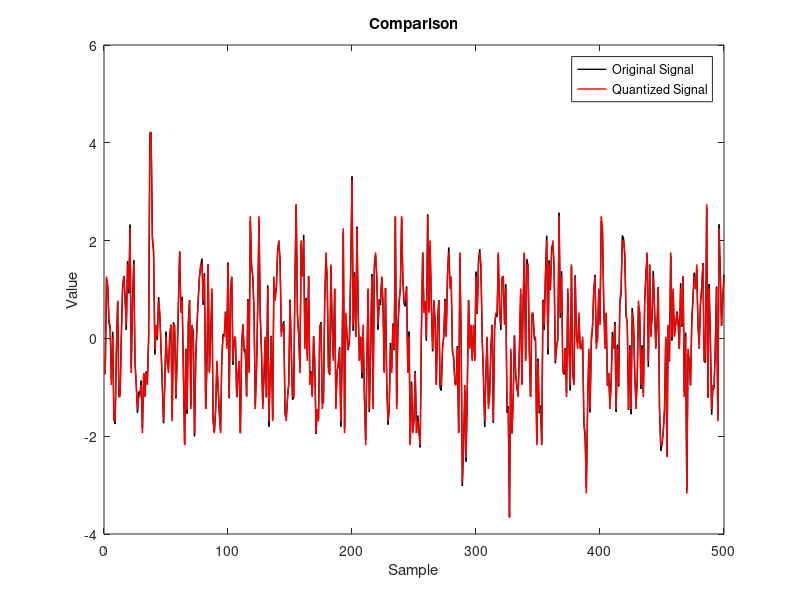

Here is the MATLAB script that generated this plot: (Note: this script raises an error after producing the figure.)
% Load the data
load hw1.mat;

% Determine the max and min values of the signal vector
max_signal = max(my_signal);
min_signal = min(my_signal);

% Calculate the uniform quantization step
delta = (max_signal - min_signal) / 32;

% Signal quantization
quantized_signal = min_signal + round((my_signal - min_signal) / delta) * delta;

% SQNR calculation
quantized_error = my_signal - quantized_signal;

% Since we are dealing with discrete signals, unlike the integration process in the
% definition of SQNR, a summation method will take the place of continuous
% integration
signal_p = mean(my_signal.^2);
noise_p = mean(quantized_error.^2);
sqnr = 10 * log10(signal_p / noise_p);

% Plot the original and quantized signal
figure(1);
plot(my_signal, 'k', 'LineWidth', 1);
hold on;
plot(quantized_signal, 'r', 'LineWidth', 1);
hold off;

% legend, label and title
legend('Original Signal', 'Quantized Signal');
xlabel('Sample');
ylabel('Value');
title('Comparison');

% Plot the PDF of quantization error
figure(2);
histogram(quantized_error, 'Normalization', 'pdf');
xlabel('Quantization Error');
ylabel('Probability Density');
title('PDF of Quantization Error');

% Report the corresponding 32 quantization levels and the best SQNR 
quantized_levels = min_signal:delta:max_signal; 
disp(quantized_levels);
disp(['Best SQNR achieved: ', num2str(sqnr), ' dB']);
